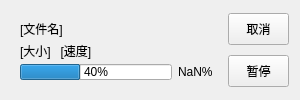
<?xml version="1.0" encoding="UTF-8"?>
<!-- Copyright 2024, MCSL Team, mailto:services@mcsl.com.cn

     Part of "MCSL2", a simple and multifunctional Minecraft server launcher.

     Licensed under the GNU General Public License, Version 3.0, with our
     additional agreements. (the "License");
     you may not use this file except in compliance with the License.
     You may obtain a copy of the License at

        https://github.com/MCSLTeam/MCSL2/raw/master/LICENSE -->


<ui version="4.0">
 <class>downloadingProgressWidget</class>
 <widget class="SimpleCardWidget" name="downloadingProgressWidget">
  <property name="geometry">
   <rect>
    <x>0</x>
    <y>0</y>
    <width>300</width>
    <height>100</height>
   </rect>
  </property>
  <property name="sizePolicy">
   <sizepolicy hsizetype="Fixed" vsizetype="Fixed">
    <horstretch>0</horstretch>
    <verstretch>0</verstretch>
   </sizepolicy>
  </property>
  <property name="minimumSize">
   <size>
    <width>300</width>
    <height>100</height>
   </size>
  </property>
  <property name="maximumSize">
   <size>
    <width>300</width>
    <height>120</height>
   </size>
  </property>
  <property name="windowTitle">
   <string/>
  </property>
  <layout class="QGridLayout" name="gridLayout_2">
   <item row="0" column="0" rowspan="2">
    <widget class="QWidget" name="infoWidget" native="true">
     <property name="sizePolicy">
      <sizepolicy hsizetype="Preferred" vsizetype="Fixed">
       <horstretch>0</horstretch>
       <verstretch>0</verstretch>
      </sizepolicy>
     </property>
     <layout class="QGridLayout" name="gridLayout">
      <item row="0" column="0" colspan="2">
       <widget class="BodyLabel" name="fileNameLabel">
        <property name="sizePolicy">
         <sizepolicy hsizetype="Fixed" vsizetype="Fixed">
          <horstretch>0</horstretch>
          <verstretch>0</verstretch>
         </sizepolicy>
        </property>
        <property name="minimumSize">
         <size>
          <width>196</width>
          <height>18</height>
         </size>
        </property>
        <property name="maximumSize">
         <size>
          <width>196</width>
          <height>18</height>
         </size>
        </property>
        <property name="text">
         <string>[文件名]</string>
        </property>
       </widget>
      </item>
      <item row="2" column="1">
       <widget class="CaptionLabel" name="progressNum">
        <property name="text">
         <string>NaN%</string>
        </property>
       </widget>
      </item>
      <item row="2" column="0">
       <widget class="ProgressBar" name="ProgressBar">
        <property name="value">
         <number>40</number>
        </property>
        <property name="val">
         <double>40.000000000000000</double>
        </property>
       </widget>
      </item>
      <item row="1" column="0" colspan="2">
       <widget class="BodyLabel" name="downloadExtraInfoLabel">
        <property name="sizePolicy">
         <sizepolicy hsizetype="Expanding" vsizetype="Expanding">
          <horstretch>0</horstretch>
          <verstretch>0</verstretch>
         </sizepolicy>
        </property>
        <property name="minimumSize">
         <size>
          <width>196</width>
          <height>18</height>
         </size>
        </property>
        <property name="maximumSize">
         <size>
          <width>196</width>
          <height>18</height>
         </size>
        </property>
        <property name="text">
         <string>[大小]   [速度]</string>
        </property>
       </widget>
      </item>
     </layout>
    </widget>
   </item>
   <item row="0" column="1">
    <widget class="PushButton" name="cancelBtn">
     <property name="sizePolicy">
      <sizepolicy hsizetype="Fixed" vsizetype="Fixed">
       <horstretch>0</horstretch>
       <verstretch>0</verstretch>
      </sizepolicy>
     </property>
     <property name="minimumSize">
      <size>
       <width>61</width>
       <height>32</height>
      </size>
     </property>
     <property name="maximumSize">
      <size>
       <width>61</width>
       <height>32</height>
      </size>
     </property>
     <property name="text">
      <string>取消</string>
     </property>
    </widget>
   </item>
   <item row="1" column="1">
    <widget class="PushButton" name="pauseBtn">
     <property name="sizePolicy">
      <sizepolicy hsizetype="Fixed" vsizetype="Fixed">
       <horstretch>0</horstretch>
       <verstretch>0</verstretch>
      </sizepolicy>
     </property>
     <property name="minimumSize">
      <size>
       <width>61</width>
       <height>32</height>
      </size>
     </property>
     <property name="maximumSize">
      <size>
       <width>61</width>
       <height>32</height>
      </size>
     </property>
     <property name="text">
      <string>暂停</string>
     </property>
    </widget>
   </item>
  </layout>
 </widget>
 <customwidgets>
  <customwidget>
   <class>PushButton</class>
   <extends>QPushButton</extends>
   <header>qfluentwidgets</header>
  </customwidget>
  <customwidget>
   <class>CardWidget</class>
   <extends>QFrame</extends>
   <header>qfluentwidgets</header>
   <container>1</container>
  </customwidget>
  <customwidget>
   <class>SimpleCardWidget</class>
   <extends>CardWidget</extends>
   <header>qfluentwidgets</header>
   <container>1</container>
  </customwidget>
  <customwidget>
   <class>CaptionLabel</class>
   <extends>QLabel</extends>
   <header>qfluentwidgets</header>
  </customwidget>
  <customwidget>
   <class>BodyLabel</class>
   <extends>QLabel</extends>
   <header>qfluentwidgets</header>
  </customwidget>
  <customwidget>
   <class>ProgressBar</class>
   <extends>QProgressBar</extends>
   <header>qfluentwidgets</header>
  </customwidget>
 </customwidgets>
 <resources/>
 <connections/>
</ui>
